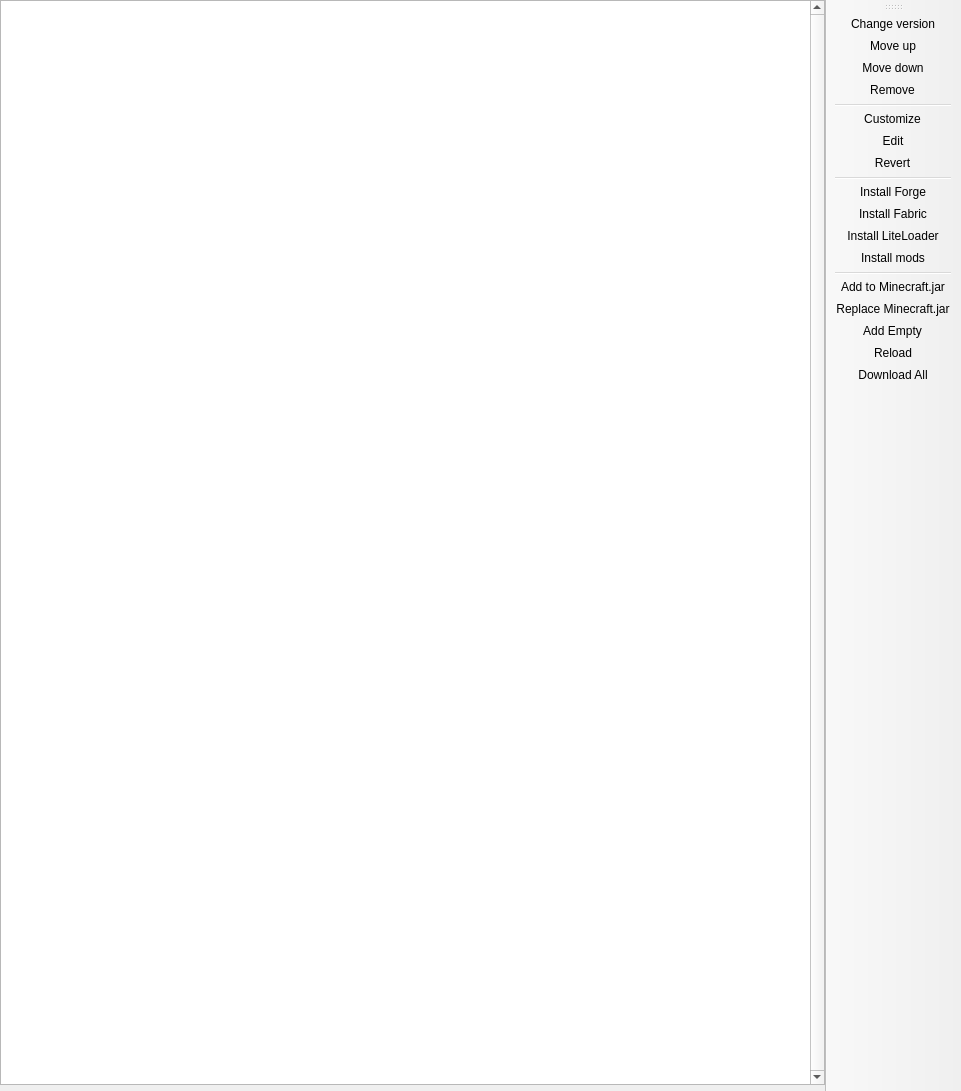
<?xml version="1.0" encoding="UTF-8"?>
<ui version="4.0">
 <class>VersionPage</class>
 <widget class="QMainWindow" name="VersionPage">
  <property name="geometry">
   <rect>
    <x>0</x>
    <y>0</y>
    <width>961</width>
    <height>1091</height>
   </rect>
  </property>
  <property name="windowTitle">
   <string>MainWindow</string>
  </property>
  <widget class="QWidget" name="centralwidget">
   <layout class="QHBoxLayout" name="horizontalLayout">
    <property name="leftMargin">
     <number>0</number>
    </property>
    <property name="topMargin">
     <number>0</number>
    </property>
    <property name="rightMargin">
     <number>0</number>
    </property>
    <property name="bottomMargin">
     <number>0</number>
    </property>
    <item>
     <layout class="QVBoxLayout" name="verticalLayout">
      <item>
       <widget class="ModListView" name="packageView">
        <property name="verticalScrollBarPolicy">
         <enum>Qt::ScrollBarAlwaysOn</enum>
        </property>
        <property name="horizontalScrollBarPolicy">
         <enum>Qt::ScrollBarAlwaysOff</enum>
        </property>
        <property name="sortingEnabled">
         <bool>false</bool>
        </property>
        <property name="headerHidden">
         <bool>false</bool>
        </property>
        <attribute name="headerVisible">
         <bool>true</bool>
        </attribute>
       </widget>
      </item>
      <item>
       <widget class="MCModInfoFrame" name="frame">
        <property name="sizePolicy">
         <sizepolicy hsizetype="Preferred" vsizetype="Minimum">
          <horstretch>0</horstretch>
          <verstretch>0</verstretch>
         </sizepolicy>
        </property>
       </widget>
      </item>
     </layout>
    </item>
   </layout>
  </widget>
  <widget class="QToolBar" name="toolBar">
   <property name="windowTitle">
    <string>toolBar</string>
   </property>
   <property name="allowedAreas">
    <set>Qt::LeftToolBarArea|Qt::RightToolBarArea</set>
   </property>
   <property name="toolButtonStyle">
    <enum>Qt::ToolButtonTextOnly</enum>
   </property>
   <property name="floatable">
    <bool>false</bool>
   </property>
   <attribute name="toolBarArea">
    <enum>RightToolBarArea</enum>
   </attribute>
   <attribute name="toolBarBreak">
    <bool>false</bool>
   </attribute>
   <addaction name="actionChange_version"/>
   <addaction name="actionMove_up"/>
   <addaction name="actionMove_down"/>
   <addaction name="actionRemove"/>
   <addaction name="separator"/>
   <addaction name="actionCustomize"/>
   <addaction name="actionEdit"/>
   <addaction name="actionRevert"/>
   <addaction name="separator"/>
   <addaction name="actionInstall_Forge"/>
   <addaction name="actionInstall_Fabric"/>
   <addaction name="actionInstall_LiteLoader"/>
   <addaction name="actionInstall_mods"/>
   <addaction name="separator"/>
   <addaction name="actionAdd_to_Minecraft_jar"/>
   <addaction name="actionReplace_Minecraft_jar"/>
   <addaction name="actionAdd_Empty"/>
   <addaction name="actionReload"/>
   <addaction name="actionDownload_All"/>
  </widget>
  <action name="actionChange_version">
   <property name="text">
    <string>Change version</string>
   </property>
   <property name="toolTip">
    <string>Change version of the selected package.</string>
   </property>
  </action>
  <action name="actionMove_up">
   <property name="text">
    <string>Move up</string>
   </property>
   <property name="toolTip">
    <string>Make the selected package apply sooner.</string>
   </property>
  </action>
  <action name="actionMove_down">
   <property name="text">
    <string>Move down</string>
   </property>
   <property name="toolTip">
    <string>Make the selected package apply later.</string>
   </property>
  </action>
  <action name="actionRemove">
   <property name="text">
    <string>Remove</string>
   </property>
   <property name="toolTip">
    <string>Remove selected package from the instance.</string>
   </property>
  </action>
  <action name="actionCustomize">
   <property name="text">
    <string>Customize</string>
   </property>
   <property name="toolTip">
    <string>Customize selected package.</string>
   </property>
  </action>
  <action name="actionEdit">
   <property name="text">
    <string>Edit</string>
   </property>
   <property name="toolTip">
    <string>Edit selected package.</string>
   </property>
  </action>
  <action name="actionRevert">
   <property name="text">
    <string>Revert</string>
   </property>
   <property name="toolTip">
    <string>Revert the selected package to default.</string>
   </property>
  </action>
  <action name="actionInstall_Forge">
   <property name="text">
    <string>Install Forge</string>
   </property>
   <property name="toolTip">
    <string>Install the Minecraft Forge package.</string>
   </property>
  </action>
  <action name="actionInstall_Fabric">
   <property name="text">
    <string>Install Fabric</string>
   </property>
   <property name="toolTip">
    <string>Install the Fabric Loader package.</string>
   </property>
  </action>
  <action name="actionInstall_LiteLoader">
   <property name="text">
    <string>Install LiteLoader</string>
   </property>
   <property name="toolTip">
    <string>Install the LiteLoader package.</string>
   </property>
  </action>
  <action name="actionInstall_mods">
   <property name="text">
    <string>Install mods</string>
   </property>
   <property name="toolTip">
    <string>Install normal mods.</string>
   </property>
  </action>
  <action name="actionAdd_to_Minecraft_jar">
   <property name="text">
    <string>Add to Minecraft.jar</string>
   </property>
   <property name="toolTip">
    <string>Add a mod into the Minecraft jar file.</string>
   </property>
  </action>
  <action name="actionReplace_Minecraft_jar">
   <property name="text">
    <string>Replace Minecraft.jar</string>
   </property>
  </action>
  <action name="actionAdd_Empty">
   <property name="text">
    <string>Add Empty</string>
   </property>
   <property name="toolTip">
    <string>Add an empty custom package.</string>
   </property>
  </action>
  <action name="actionReload">
   <property name="text">
    <string>Reload</string>
   </property>
   <property name="toolTip">
    <string>Reload all packages.</string>
   </property>
  </action>
  <action name="actionDownload_All">
   <property name="text">
    <string>Download All</string>
   </property>
   <property name="toolTip">
    <string>Download the files needed to launch the instance now.</string>
   </property>
  </action>
 </widget>
 <customwidgets>
  <customwidget>
   <class>ModListView</class>
   <extends>QTreeView</extends>
   <header>widgets/ModListView.h</header>
  </customwidget>
  <customwidget>
   <class>MCModInfoFrame</class>
   <extends>QFrame</extends>
   <header>widgets/MCModInfoFrame.h</header>
   <container>1</container>
  </customwidget>
 </customwidgets>
 <resources/>
 <connections/>
</ui>
